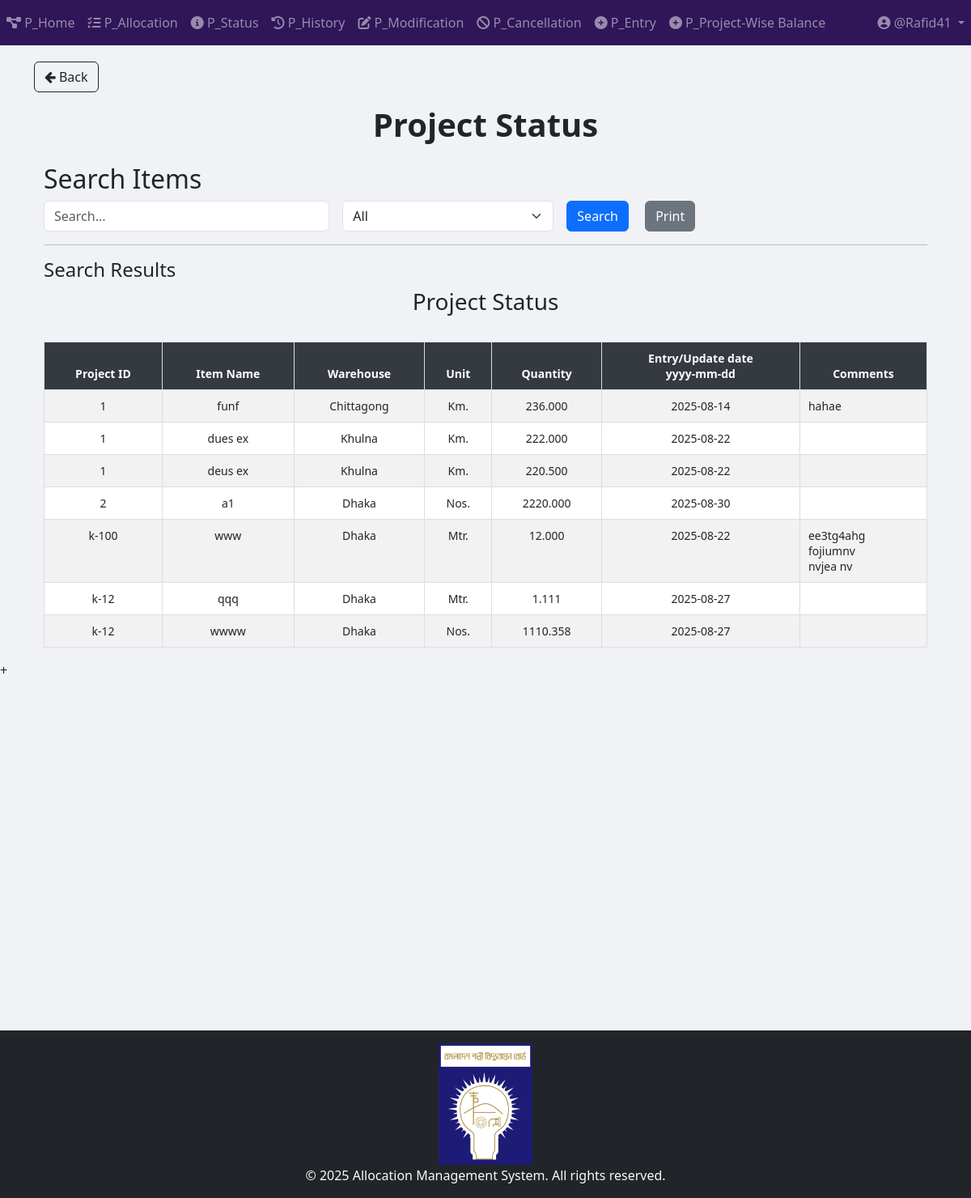
The page /project/project_status/ (signed in) on the database as committed earlier.
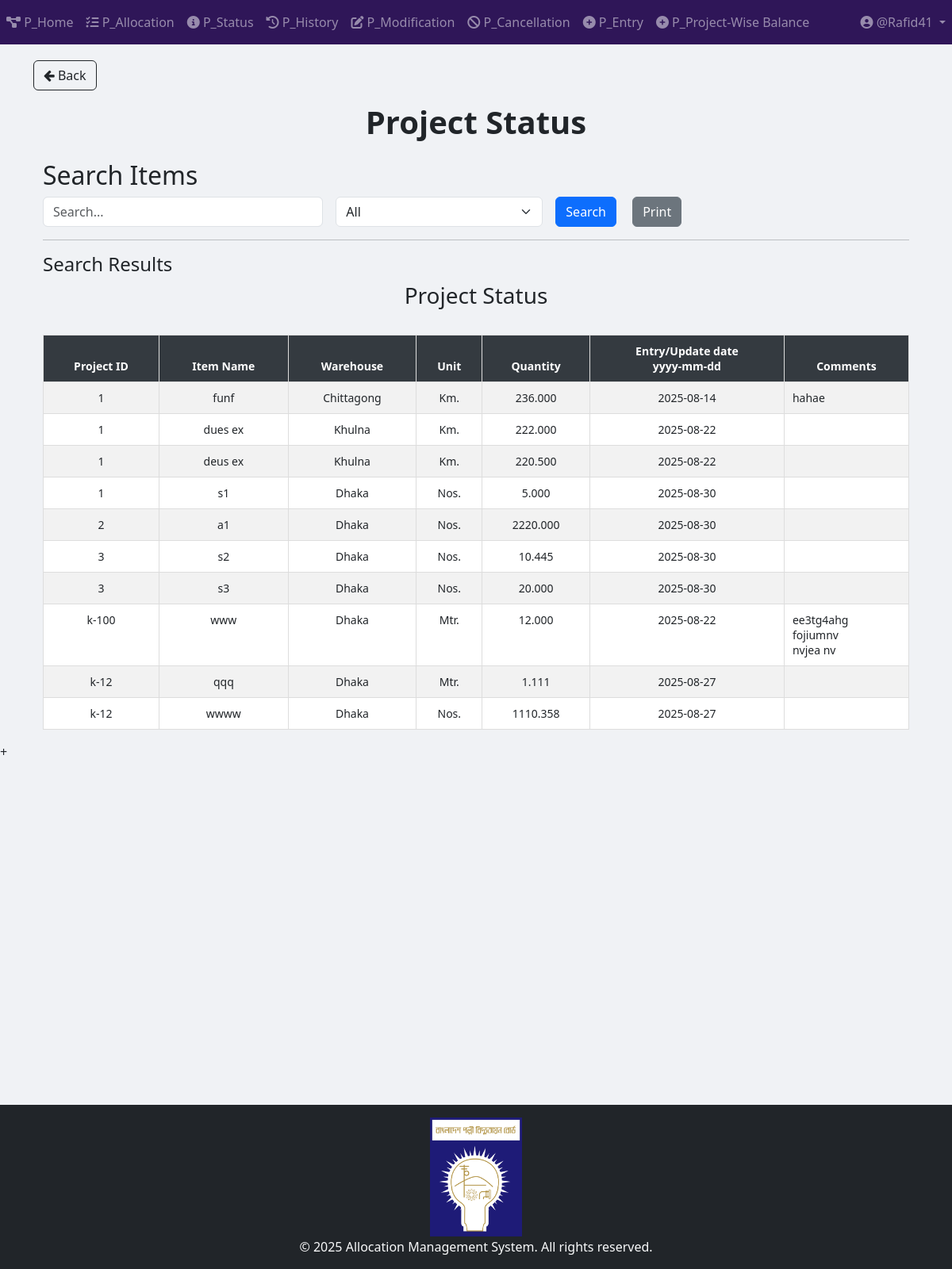
The same page on the database as committed later.
### Project_App_Entry/models.py (models this page shows, shortened)
class Project_Item(models.Model):
    WAREHOUSE_CHOICES = [
        ("Dhaka", "Dhaka"),
        ("Khulna", "Khulna"),
        ("Chittagong", "Chittagong"),
    ]
    UNIT_CHOICES = [
        ("Nos.", "Nos."),
        ("Mtr.", "Mtr."),
        ("Km.", "Km."),
        ("Set.", "Set."),
        ("Pair.", "Pair."),
        ("Kg", "Kg"),
        ("Lot", "Lot"),
        ("Pcs", "Pcs"),
        ("Coil", "Coil"),
        ("Box", "Box"),
        ("Feet", "Feet"),
        ("Liter", "Liter"),
        ("m3", "m3"),
        ("m2", "m2"),
        ("Ream", "Ream"),
        ("Bundle", "Bundle"),
        ("Carton", "Carton"),
    ]
    name = models.CharField(max_length=255)
    description = models.TextField(blank=True, null=True)
    warehouse = models.CharField(
        max_length=50, choices=WAREHOUSE_CHOICES, default="Dhaka"
    )
    unit_of_item = models.CharField(
        max_length=100, choices=UNIT_CHOICES, default="Nos."
    )  # Updated field
    quantity_of_item = models.DecimalField(
        max_digits=20,
        decimal_places=3,
        default=0.00
    )
    project = models.ForeignKey(
        Project,
        on_delete=models.SET_NULL,
        related_name="project_of_item",
        null=True,
    )
    created_at = models.DateTimeField(default=timezone.now)
    comments = models.TextField(blank=True, null=True)
    remarks_for_projectWiseBalance = models.TextField(blank=True, null=True)

class Project(models.Model):
    projectId = models.TextField(unique=True)

### Project_App_Status/views.py (the view, shortened to what this page needs)
# urls.py: path("", views.status_page, name="status_page"),
@login_required
def status_page(request):
    query = request.GET.get("query", "").strip()
    filter_by = request.GET.get("filter_by", "All")
    date_filter = request.GET.get("date", "")
    items = Item.objects.all()
    if filter_by == "Entry/Update date" and date_filter:
        try:
            date_obj = datetime.strptime(date_filter, "%Y-%m-%d")
            items = items.filter(created_at__date=date_obj.date())
        except ValueError:
            pass
    items = items.order_by("project__projectId")
    group = request.user.user_group.user_group_type if hasattr(request.user, "user_group") else ""
    context = {
        "items": items,
        "query": query,
        "filter_by": filter_by,
        "date_filter": date_filter,
        "can_edit_comments": group == "Editor",
    }
    return render(request, "Project_Templates/Project_App_Status/status.html", context)

### templates/Project_Templates/Project_App_Status/status.html (shortened to what this page needs)
{% extends 'base.html' %}
{% load crispy_forms_tags %}
{% load static %}
{% block body_block %}
<a href="{% url 'Project_App_Home:project_home_page' %}" class="btn btn-outline-dark mb-3">
    <i class="fa fa-arrow-left"></i> Back
</a>
<center><h1><b> Project Status </b></h1></center>
<div class="container mt-4">
    <h2>Search Items</h2>
    <form method="GET" action="{% url 'Project_App_Status:status_page' %}" class="row g-3">
        <div class="col-md-4">
            <input type="text" name="query" id="searchQuery" class="form-control" placeholder="Search..." value="{{ query }}">
        </div>
        <div class="col-md-3">
            <select name="filter_by" id="filterDropdown" class="form-select" onchange="toggleInputFields()">
                <option value="All" {% if filter_by == "All" %}selected{% endif %}>All</option>
            </select>
        </div>
        <div class="col-md-2">
            <button type="submit" class="btn btn-primary me-3">Search</button>
            <button type="button" class="btn btn-secondary" onclick="printResults()">Print</button>
        </div>
    </form>
    <hr>
    <h4>Search Results</h4>
    <div id="printableArea" class="table-responsive">
        <h3 class="text-center">Project Status</h3>
        <br>
        <table class="table table-bordered table-striped table-hover">
            <thead class="table-dark sticky-top">
                <tr>
                    <th>Project ID</th>
                    <th>Item Name</th>
                    <th>Warehouse</th>
                    <th>Unit</th>
                    <th>Quantity</th>
                    <th>Entry/Update date <center>yyyy-mm-dd</center></th>
                    <th>Comments</th>
                </tr>
            </thead>
            <tbody>
                {% if items %}
                    {% for item in items %}
                    <tr>
                        <td>{{ item.project.projectId }}</td>
                        <td>{{ item.name }}</td>
                        <td>{{ item.warehouse }}</td>
                        <td>{{ item.unit_of_item }}</td>
                        <td>{{ item.quantity_of_item }}</td>
                        <td>{{ item.created_at | date:"Y-m-d" }}</td>
                        <td class="comments-cell text-start">
                            {% if item.comments %}
                                {{ item.comments|linebreaksbr }}<br>
                            {% endif %}
                        </td>
                    </tr>
                    {% endfor %}
                {% else %}
                    <tr>
                        <td colspan="7" class="text-center text-danger">No matching data found</td>
                    </tr>
                {% endif %}
            </tbody>
        </table>
    </div>
</div>
{% endblock %}

### templates/base.html (shortened to what this page needs)
{% load static %}
{% load tz %}
<html lang="en">
    <head>
        <link
            rel="stylesheet"
            href="https://maxcdn.bootstrapcdn.com/bootstrap/4.4.1/css/bootstrap.min.css"
        />
        <link rel="stylesheet" href="https://cdnjs.cloudflare.com/ajax/libs/font-awesome/6.4.2/css/all.min.css">
        <link rel="stylesheet" href="https://cdn.jsdelivr.net/npm/bootstrap@5.3.0/dist/css/bootstrap.min.css">
        <link
            href="https://maxcdn.bootstrapcdn.com/font-awesome/4.7.0/css/font-awesome.min.css"
            rel="stylesheet"
        />
        <link
            href="https://cdnjs.cloudflare.com/ajax/libs/bootstrap-datetimepicker/4.17.47/css/bootstrap-datetimepicker.min.css"
            rel="stylesheet"
        />
        <link
            rel="stylesheet"
            href="//code.jquery.com/ui/1.12.1/themes/base/jquery-ui.css"
        />
        <link
            rel="stylesheet"
            href="https://cdn.jsdelivr.net/npm/flatpickr/dist/flatpickr.min.css"
        />
    </head>
    <body style="background-color: #f0f2f5;">
        {% include "partials/navbar.html" %}
        <div class="container" style="padding-top: 20px">
            {% block body_block %} {% endblock %}
        </div>
        <script src="https://cdn.jsdelivr.net/npm/flatpickr"></script>  +
        {% include "partials/footer.html" %}
    </body>
</html>

### templates/partials/navbar.html (shortened to what this page needs)
{% if request.path|slice:":9" == "/project/" %}
    <nav class="navbar navbar-expand-sm navbar-dark" style="background-color: #2f1658ff;">
        <div class="collapse navbar-collapse" id="navbarProject">
            <ul class="navbar-nav mr-auto">
                {% if user.is_authenticated %}
                    <li class="nav-item">
                        <a class="nav-link" href="{% url 'Project_App_Home:project_home_page' %}">
                            <i class="fas fa-project-diagram"></i> P_Home
                        </a>
                    </li>
                    {% if request.user.is_superuser or request.user.user_group.user_group_type == "Editor" %}
                    <li class="nav-item">
                        <a class="nav-link" href="{% url 'Project_App_Allocation:allocation_page' %}">
                            <i class="fas fa-tasks"></i> P_Allocation
                        </a>
                    </li>
                    {% endif %}
                    {% if request.user.is_superuser or request.user.user_group.user_group_type in "Editor View History and Status only" %}
                    <li class="nav-item">
                        <a class="nav-link" href="{% url 'Project_App_Status:status_page' %}">
                            <i class="fas fa-info-circle"></i> P_Status
                        </a>
                    </li>
                    {% endif %}
                    <li class="nav-item">
                        <a class="nav-link" href="{% url 'Project_App_History:history_page' %}">
                            <i class="fas fa-history"></i> P_History
                        </a>
                    </li>
                    {% if request.user.is_superuser or request.user.user_group.user_group_type == "Editor" %}
                    <li class="nav-item">
                        <a class="nav-link" href="{% url 'Project_App_Modification:modification_menu' %}">
                            <i class="fas fa-edit"></i> P_Modification
                        </a>
                    </li>
                    <li class="nav-item">
                        <a class="nav-link" href="{% url 'Project_App_Cancellation:cancellation' %}">
                            <i class="fas fa-ban"></i> P_Cancellation
                        </a>
                    </li>
                    <li class="nav-item">
                        <a class="nav-link" href="{% url 'Project_App_Entry:entry_page' %}">
                            <i class="fas fa-plus-circle"></i> P_Entry
                        </a>
                    </li>
                    <li class="nav-item">
                        <a class="nav-link" href="{% url 'Project_App_ProjectWiseBalance:project_list' %}">
                            <i class="fas fa-plus-circle"></i> P_Project-Wise Balance
                        </a>
                    </li>
                    {% endif %}
                {% endif %}
            </ul>
            <ul class="navbar-nav">
                {% if user.is_authenticated %}
                    <li class="nav-item dropdown">
                        <a class="nav-link dropdown-toggle" href="#" id="userDropdown" role="button" data-toggle="dropdown">
                            <i class="fas fa-user-circle"></i> @{{ user.username }}
                        </a>
                    </li>
                {% else %}
                    <li class="nav-item {% if request.resolver_match.url_name == 'login' %}active{% endif %}">
                        <a class="nav-link" href="{% url 'App_Login:login' %}">
                            <i class="fas fa-sign-in-alt"></i> Login
                        </a>
                    </li>
                {% endif %}
            </ul>
        </div>
    </nav>
{% endif %}

### templates/partials/footer.html (shortened to what this page needs)
{% load static %}
<div class="footer-wrapper">
    <div class="footer-push"></div>
    <footer class="bg-dark text-light py-3">
        <div class="container text-center">
            <img src="{% static 'logo/BREB_Logo_hq.svg.png' %}" alt="Logo" style="height: 150px; margin-bottom: 1px;">
            <p class="mb-0">© {% now "Y" %} Allocation Management System. All rights reserved.</p>
        </div>
    </footer>
</div>

### templates/Project_Templates/Project_App_Status/status.html (style rules this page uses)
.table { font-size: 14px; text-align: center; }
.sticky-top { position: sticky; top: 0; z-index: 1020; }
.table-dark th { background-color: #343a40 !important; color: white !important; }
.table-bordered th, .table-bordered td { border: 1px solid #ddd !important; padding: 10px; }

### templates/partials/footer.html (style rules this page uses)
html, body { height: 100%; margin: 0; }
.footer-wrapper { display: flex; flex-direction: column; min-height: 80vh; }
.footer-push { flex: 1; }

Rows that differ between the two databases and show on the page:
added Project_Item: project.projectId "1", name "s1", warehouse "Dhaka", unit_of_item "Nos.", quantity_of_item "5.000", created_at "2025-08-30"
added Project_Item: project.projectId "3", name "s2", warehouse "Dhaka", unit_of_item "Nos.", quantity_of_item "10.445", created_at "2025-08-30"
added Project_Item: project.projectId "3", name "s3", warehouse "Dhaka", unit_of_item "Nos.", quantity_of_item "20.000", created_at "2025-08-30"
